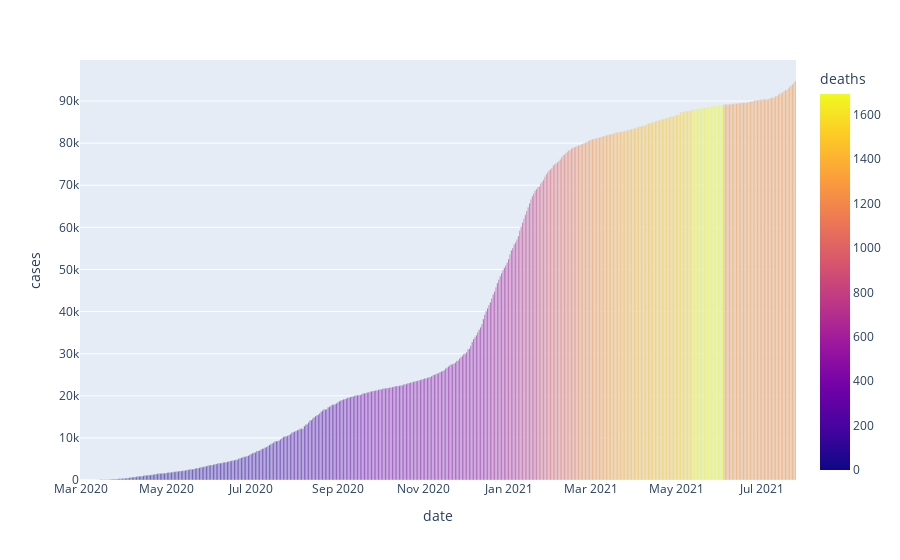

Source (notebook cell):
### Markdown cell above
I'm noticing a fairly common theme of putting 0 as the amount of deaths if the death counter is negative.

Again this is fairly worrying because this is real data that NYT uses and that millions of people see the graphs of everyday when looking at Covid cases and deaths, yet just in Alameda County we see multiple disrepancies in the data that really questions the validity of the data NYT has.

**Just to remind ourselves the magnitude of this problem, the data for deaths is cumulative in the original dataframe which means that everytime there is a new Covid death it adds up from the previous Covid deaths. Yet somehow for multiple dates, something went wrong in the cumulative process causing the amount of deaths to decrease from one day to another which is impossible. But if the deaths at some point decreased from one day to another, then how can we trust any of the data past the negative points because the next dates takes on the deaths from those disrepancies!**

Another thing that's worrying to note is how for July the amount of deaths is actually 1 as listed by the NYT instead of usually putting down 0 if the amount of deaths is negative. In fact the whole month of July is just weird, going back to our first cumulative graph.

### Code cell
alameda_county_2 = df[(df['state'] == 'California') & (df['county'] == 'Alameda')]
px.bar(data_frame= alameda_county_2, x = 'date', y = 'cases', color = 'deaths')

### Figure 1 — Plotly figure (JSON) as saved in the notebook; plotly's stock layout.template omitted (floating-point values rounded to 4 significant figures; data arrays with more than 128 entries replaced by an {"elided": "..."} marker saying what was removed)
{"data": [{"alignmentgroup": "True", "hovertemplate": "date=%{x}<br>cases=%{y}<br>deaths=%{marker.color}<extra></extra>", "legendgroup": "", "marker": {"color": {"elided": "512 int values"}, "coloraxis": "coloraxis"}, "name": "", "offsetgroup": "", "orientation": "v", "showlegend": false, "textposition": "auto", "type": "bar", "x": {"elided": "512 str values"}, "xaxis": "x", "y": {"elided": "512 int values"}, "yaxis": "y"}], "layout": {"barmode": "relative", "coloraxis": {"colorbar": {"title": {"text": "deaths"}}, "colorscale": [[0, "#0d0887"], [0.1111, "#46039f"], [0.2222, "#7201a8"], [0.3333, "#9c179e"], [0.4444, "#bd3786"], [0.5556, "#d8576b"], [0.6667, "#ed7953"], [0.7778, "#fb9f3a"], [0.8889, "#fdca26"], [1, "#f0f921"]]}, "legend": {"tracegroupgap": 0}, "margin": {"t": 60}, "xaxis": {"anchor": "y", "domain": [0, 1], "title": {"text": "date"}}, "yaxis": {"anchor": "x", "domain": [0, 1], "title": {"text": "cases"}}}}
